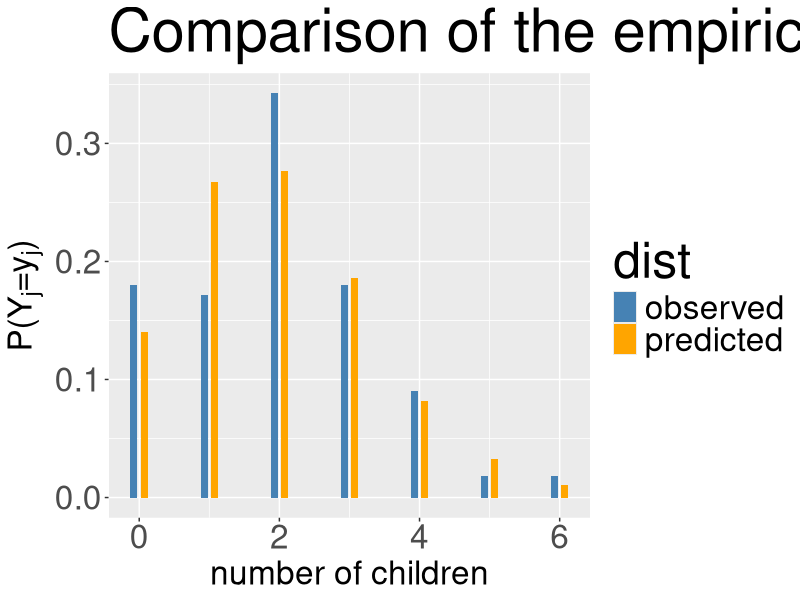

The R script that drew this image:
## ---- chunk 1
knitr::opts_chunk$set(echo = TRUE, fig.width=16, fig.height=9, dpi=150, highlight=T)

require(tidyverse)
require(knitr)
require(gridExtra)
## ---- chunk 2
countMat<-cbind(0:6,c(20,19,38,20,10,2,2))
colnames(countMat)<-c("no. children per mother","number of mothers")

kable(countMat)
## ---- chunk 3
a<-2; b<-1
n1<-111; sy1<-217
n2<-44; sy2<-66
S<-1e4

s.theta1<-rgamma(n=S,a+sy1,b+n1)
s.theta2<-rgamma(n=S,a+sy2,b+n2)

s.y1<-rpois(n=S,lambda=s.theta1)
s.y2<-rpois(n=S,lambda=s.theta2)
## ---- chunk 4
sum(s.y1>s.y2)/S
## ---- chunk 5
freqMatObs<-data.frame(numChild=0:6,propMother=c(20,19,38,20,10,2,2)/111,dist=rep("observed",7))
freqMatPred<-data.frame(numChild=0:6,propMother=NA,dist=rep("predicted",7))
for(i in 1:nrow(freqMatPred)){
  freqMatPred$propMother[i]<-sum(s.y1==freqMatPred$numChild[i])/S
}
freqMat<-rbind(freqMatObs,freqMatPred)
## ---- chunk 6
library(ggplot2)

ggplot(data=freqMat,mapping=aes(x=numChild,y=propMother,fill=dist),col=c("steelblue","greenyellow"),cex.lab=2.3,cex.axis=2.3) +
  geom_bar(position=position_dodge(width=0.3),stat="identity",width=0.2) +
  scale_fill_manual(values=c("steelblue","orange")) +
  xlab("number of children") +
  ylab(expression(paste(sep="","P(",Y[j],"=",y[j],")"))) +
  theme(axis.text=element_text(size=24),
        axis.title=element_text(size=24),
        title=element_text(size=36),
        legend.text=element_text(size=24)) +
  ggtitle("Comparison of the empirical and the posterior predictive distribution for the 1st group of women")
## ---- chunk 7
tVect<-rep(NA,S)
for(s in 1:S){
  theta1<-rgamma(n=1,a+sy1,b+n1)
  s.y1<-rpois(n1,lambda=theta1)
  tVect[s]<-sum(s.y1==2)/sum(s.y1==1)
}

sum(tVect>=2)/S
